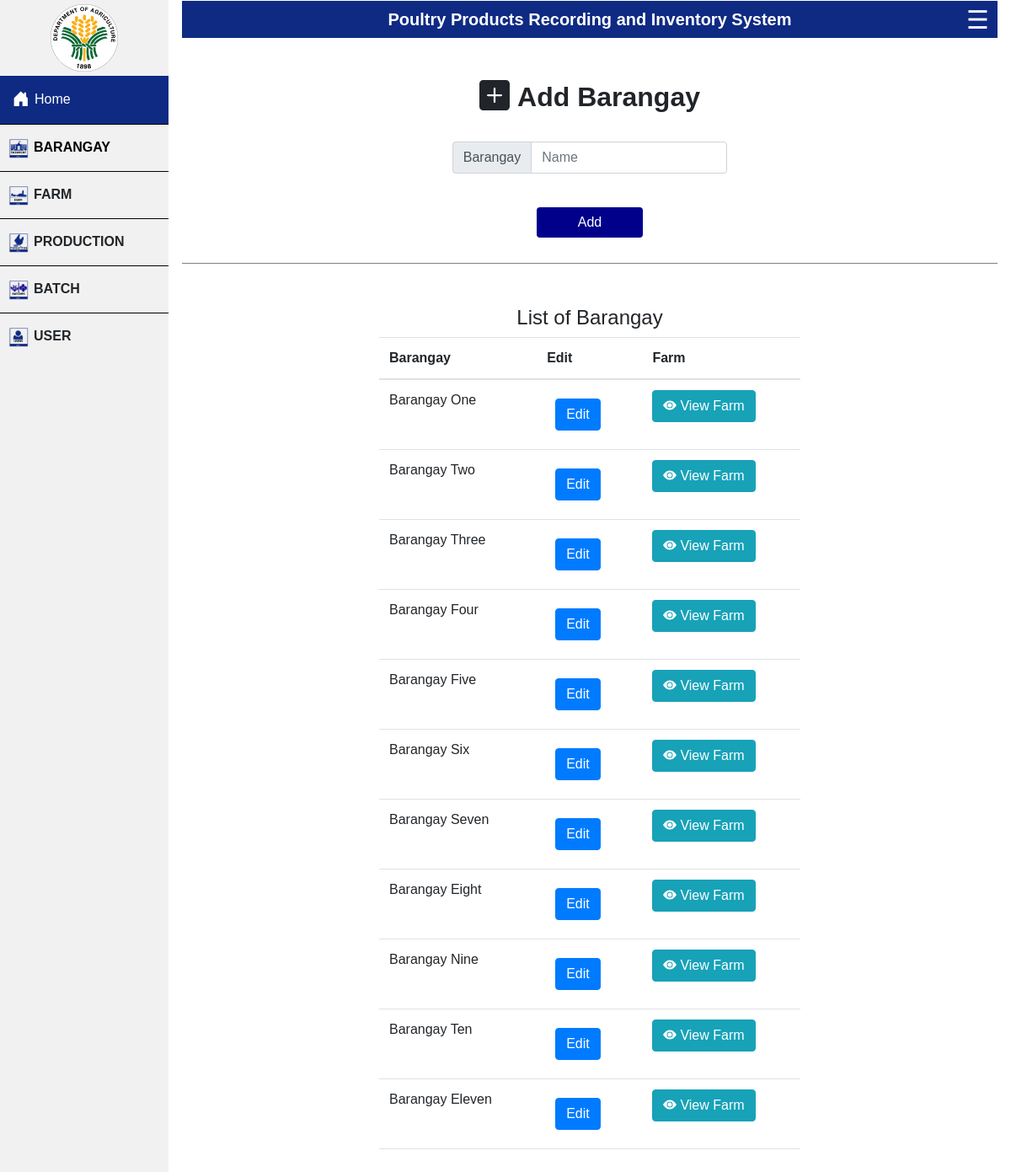
The app's page /project/add-brgy.php (signed in) with its own data.
### tables this page shows
CREATE TABLE `baranggay` (
  `baranggayID` int(21) NOT NULL,
  `baranggay` varchar(21) NOT NULL
);

### project/add-brgy.php (the view, shortened to what this page needs)
<?php include ("header.php");  ?>
<div class="wrapper-add">
    <div class="text">
        <h2><svg xmlns="http://www.w3.org/2000/svg" width="45" height="45" fill="currentColor"
                class="bi bi-plus-square-fill" viewBox="0 2 20 16">
                <path
                    d="M2 0a2 2 0 0 0-2 2v12a2 2 0 0 0 2 2h12a2 2 0 0 0 2-2V2a2 2 0 0 0-2-2H2zm6.5 4.5v3h3a.5.5 0 0 1 0 1h-3v3a.5.5 0 0 1-1 0v-3h-3a.5.5 0 0 1 0-1h3v-3a.5.5 0 0 1 1 0z" />
            </svg>Add Barangay</h2>
    </div>
    <form method="POST" action="#">
        <div class="add-brgy-button">
            <div class="input-group flex-nowrap">
                <span class="input-group-text" id="addon-wrapping">Barangay</span>
                <input type="text" class="form-control" placeholder="Name" name="brgy" required="true"
                    aria-describedby="addon-wrapping">
            </div>
            <button type="submit" class="btn btn-primary" id="brgy-btn" name="submit">Add</button>
        </div>
</div>
<div class="wrapper-list" id='brgy-list'>
    <h4>List of Barangay</h4>
    <?php
    @include 'connect.php';
$query = "SELECT * FROM baranggay";
if ($result = $data->query($query)){
		echo "<table id='tbl-list' class='table'>
			<thead>
			<tr>
				<th scope='col' hidden id='count'>BaranggayID</th>
				<th scope='col' id='name'>Barangay</th>
                <th scope='col' id='edit'> Edit </th>
                <th scope='col' id='edit'> Farm </th>
			</tr>
			</thead>";
		}
        while ($row = $result->fetch_array()) {
        	echo"<tr>";
            	echo "<td id='name'>" .$row['baranggay']. "</td>";
                echo '<td>
              <button type="button" class="btn btn-primary" data-bs-toggle="modal" data-bs-target="#addbatch-modal'.$row['baranggayID'].'">
              Edit
              </button>
              <div class="modal fade" id="addbatch-modal'.$row['baranggayID'].'" data-bs-backdrop="static" data-bs-keyboard="false" tabindex="-1" aria-labelledby="staticBackdropLabel" aria-hidden="true">
              <div class="modal-dialog modal-dialog-centered">
                  <div class="modal-content">
                  <form action="updateqry.php" method="POST">
                  <div class="modal-header">
                      <h1 class="modal-title fs-5" id="staticBackdropLabel">Edit Barangay</h1>
                      <button type="button" class="btn-close" data-bs-dismiss="modal" aria-label="Close"></button>
                  </div>
                  <div class="modal-body">
                              <div class="form-floating mb-3">
                                  <input name="baranggay" type="text" value= "'  .$row['baranggay']. '" class="form-control" id="floatingInput" placeholder="name" >
                                  <label for="floatingInput">Barangay</label>
                              </div>
                              <div class="form-floating mb-3">
                              <input type="text" name="baranggayID" class="form-control" value= "'  .$row['baranggayID']. '" hidden readonly id="floatingInput" placeholder="name">
                              <label for="floatingInput"></label>
                          </div>
                  </div>
                  <div class="modal-footer">
                      <button type="button" class="btn btn-secondary" data-bs-dismiss="modal">Cancel</button>
                      <button name="update" class="btn btn-primary"><span class="glyphicon glyphicon-save"></span> Save</button>
                  </div>
                  </form>
                  </div>
              </div>
              </div>
        </td>';
        echo '<td >
        <div class="addbatch-button">
          <a type="button" class="btn btn-info" href= "view-farmx.php?baranggayID='.$row['baranggayID'].'"><svg xmlns="http://www.w3.org/2000/svg" width="20" height="20" fill="currentColor" class="bi bi-eye-fill" viewBox="0 0 20 20">
          <path d="M10.5 8a2.5 2.5 0 1 1-5 0 2.5 2.5 0 0 1 5 0z"/>
          <path d="M0 8s3-5.5 8-5.5S16 8 16 8s-3 5.5-8 5.5S0 8 0 8zm8 3.5a3.5 3.5 0 1 0 0-7 3.5 3.5 0 0 0 0 7z"/>
        </svg>View Farm</a>
        </div>
         </td>';
            }
?>

### project/header.php (style rules this page uses)
body { margin: 0; font-family: helvetica; }
button { margin: 10px; border: none; color: white; font-size: 15px; font-weight: bolder; background-color: #0e2a83; border-radius: 20px; cursor: pointer; }
html { scroll-behavior:smooth !important; }

### project/add-brgy.php (style rules this page uses)
.wrapper-list { margin: 10px; }
.wrapper-add { border-bottom:1px solid grey; margin-top: 30px; padding-top: 20px; padding-bottom: 20px; margin-bottom: 50px; }
.add-brgy-button { margin-top: 20px; align-items: center; display: grid; justify-content: center; }
#brgy-btn { margin-right: 100px; margin-left: 100px; margin-top: 40px; border: none; background-color: darkblue; }
.text { display: flex; justify-content: center; }
.text h2 { font-weight: bold; }
#brgy-list { display: flex; justify-content: center; flex-direction: column; align-items: center; align-content: center; }
#tbl-list { width: 100%; max-width: 500px; }

### records on screen
baranggay: baranggay "Barangay One"
baranggay: baranggay "Barangay Two"
baranggay: baranggay "Barangay Three"
baranggay: baranggay "Barangay Four"
baranggay: baranggay "Barangay Five"
baranggay: baranggay "Barangay Six"
baranggay: baranggay "Barangay Seven"
baranggay: baranggay "Barangay Eight"
baranggay: baranggay "Barangay Nine"
baranggay: baranggay "Barangay Ten"
baranggay: baranggay "Barangay Eleven"
